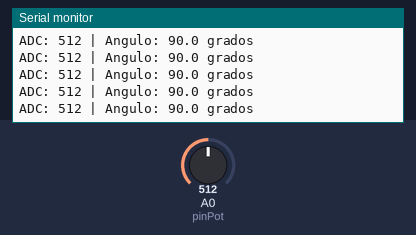
A sketch run on a simulated Arduino Uno, built with avr-gcc and run on an emulated ATmega328P. Parts: the last lines printed to the serial monitor. The test bench sets the inputs (shaded band); at power-on: A0 (pinPot) = 512.

Above: at 1.2 s.
1.3 s: A0 (pinPot) set to 555
At 1.9 s:
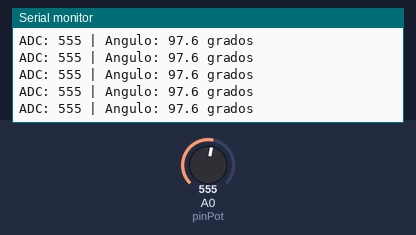
4.3 s: A0 (pinPot) set to 585
At 5.0 s:
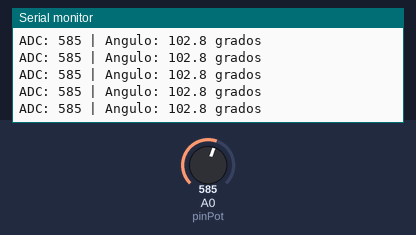
Timing chart, 0 to 6.9 s (numbered marks = the images above; inputs shaded):
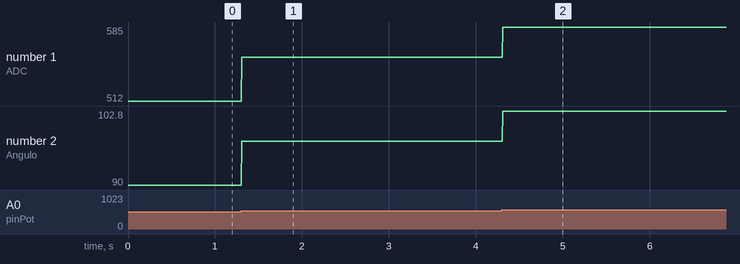

The sketch:

ej_1b.ino
```cpp
const int pinPot = A0;
unsigned long previousMillis = 0;
unsigned long sampleCount = 0;
int valor = 0;

float convertirAngulo(int medicion) {
  // la función devuelve el ángulo en grados
  float m = 180.0/1024.0;
  //float b = -18.0 / 5.0;
  return m * medicion;

}

void setup() {
  Serial.begin(115200);

}

void loop() {
  valor = analogRead(pinPot);
  float angulo = convertirAngulo(valor);

  Serial.print("ADC: ");
  Serial.print(valor);
  Serial.print(" | Angulo: ");
  Serial.print(angulo, 1);
  Serial.println(" grados");

  /*sampleCount++;

  unsigned long currentMillis = millis();
  if (currentMillis - previousMillis >= 1000) {
    float frecuencia = sampleCount * 1000.0 / (currentMillis - previousMillis);

    Serial.print("ADC: ");
    Serial.print(valor);
    Serial.print(" | Frecuencia: ");
    Serial.print(frecuencia, 1);
    Serial.println(" Hz");

    sampleCount = 0;
    previousMillis = currentMillis;

  } */

}
```

Measured:
- after the input at 1.3 s, the serial monitor: prints a new line at once (image 1)
- after the input at 4.3 s, the serial monitor: prints a new line at once (image 2)
- plotted number 1: 512 → 555 after the input at 1.3 s, 555 → 585 after the input at 4.3 s
- plotted number 2: 90 → 97.6 after the input at 1.3 s, 97.6 → 102.8 after the input at 4.3 s
